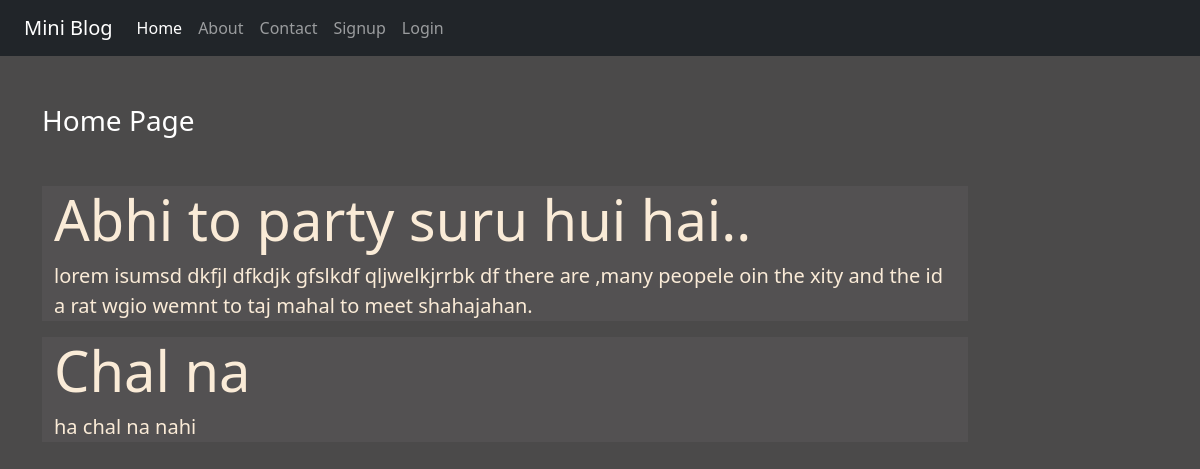
Before: / with the older database file.
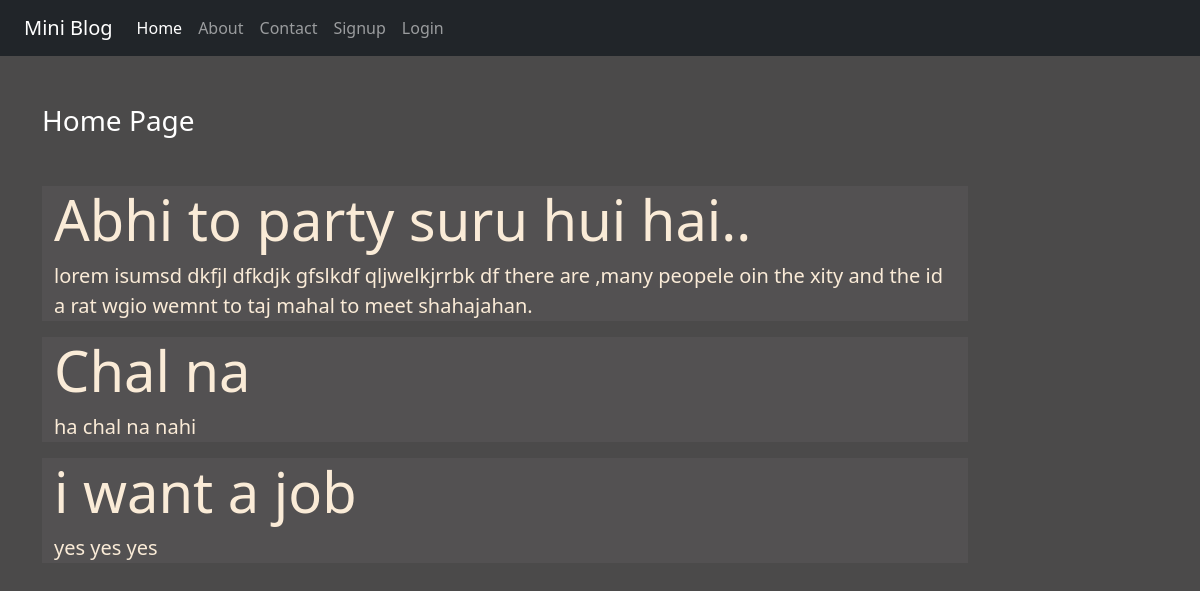
After: the same page with the newer database file.
### reg/models.py (models this page shows)
class Post(models.Model):
    title = models.CharField(max_length=150)
    desc = models.TextField()

### reg/views.py (the view)
# urls.py: 2. Add a URL to urlpatterns:  path('', Home.as_view(), name='home')
def Home(request):
    posts = Post.objects.all()
    return render(request, 'reg/home.html', {'posts':posts})

### reg/templates/reg/home.html
{% extends 'reg/base.html' %}
{% load static %}
{% block content %}
<div class="col-sm-10">
  <h3 class="text-white my-5 ">Home Page</h3>
  {% for post in posts %}
  <div class="jumbotron jumbotron-fluid jumbo-color">
    <div class="container">
      <h1 class="display-4 font-weight-bold">{{post.title}}</h1>
      <p class="lead ">{{post.desc}}</p>
    </div>
  </div>
  {% endfor %}
</div>
{% endblock content %}

### reg/templates/reg/base.html (shortened to what this page needs)
<!DOCTYPE html>
{% load static %}
<html lang="en">
<head>
    <link rel="stylesheet" href=" {% static 'reg/css/bootstrap.min.css'%}">
    <link rel="stylesheet" href=" {% static 'reg/css/style.css'%}">
</head>
<body>
    <div class="container-fluid bg-dark">
        {% include 'reg/navbar.html' %}
    </div>
    <div class="container">
        <div class="row">
                {% block content %}
                {% endblock content %}
        </div>
    </div>
</body>
</html>

### reg/templates/reg/navbar.html (shortened to what this page needs)
<nav class="navbar navbar-expand-md navbar-dark bg-dark">
    <div class="container-fluid">
      <a class="navbar-brand" href="/">Mini Blog</a>
      <div class="collapse navbar-collapse" id="navbarNavAltMarkup">
        <div class="navbar-nav">
          <a class="nav-link active" aria-current="page" href="/">Home</a>
          <a class="nav-link" href="{% url 'about' %}">About</a>
          <a class="nav-link" href="{% url 'contact' %}">Contact</a>
          {% if request.user.is_authenticated %}
          <a class="nav-link" href="{% url 'dashboard' %}">Dashboard</a>
          <a class="nav-link" href="{% url 'logout' %}">Logout</a>
          {% else %}
          <a class="nav-link" href="{% url 'signup'%}">Signup</a>
          <a class="nav-link" href="{% url 'login' %}">Login</a>
          {% endif %}
        </div>
      </div>
    </div>
  </nav>

### reg/static/reg/css/style.css (style rules this page uses)
body { background-color:rgb(75,74,74); color: antiquewhite; }
.jumbo-color { background-color:rgb(83,81,82); }

Changed rows visible on the page:
added Post: title "i want a job", desc "yes yes yes"
